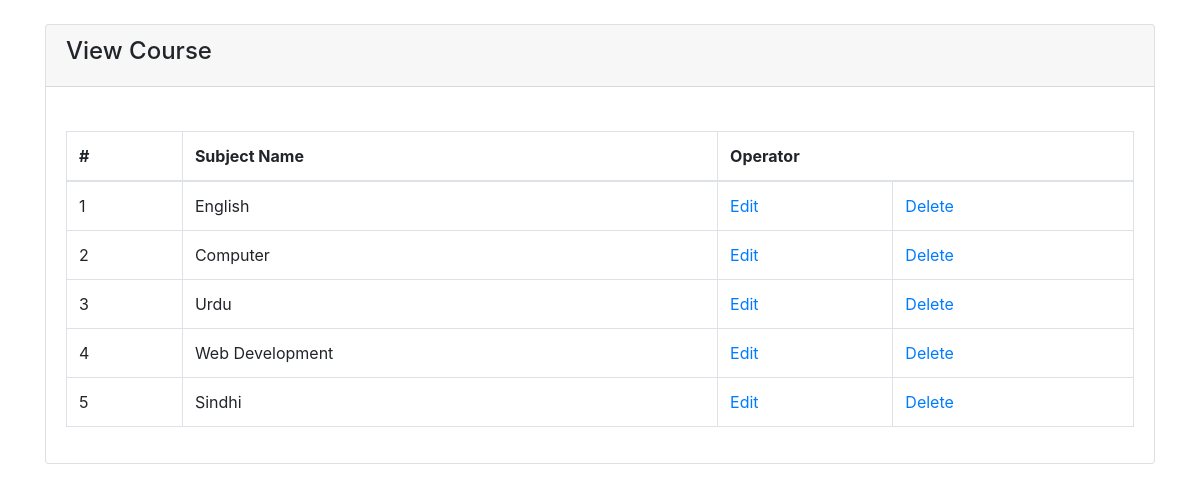
Page /View_course.php on the committed database.
### tables this page shows
CREATE TABLE IF NOT EXISTS `add_course` (
  `course_id` int(11) NOT NULL AUTO_INCREMENT,
  `subject_name` varchar(30) NOT NULL,
  `time` timestamp NOT NULL DEFAULT CURRENT_TIMESTAMP,
  `status` int(1) NOT NULL DEFAULT '1',
  PRIMARY KEY (`course_id`)
);

### View_course.php (the view, shortened to what this page needs)
<?php
    $conn = mysqli_connect('localhost','root','','cms');
?>
<!DOCTYPE html>
<html lang="en">
<head>
     <link rel="stylesheet" href="css/bootstrap.min.css">
     <link rel="stylesheet" href="css/bootstrap-grid.min.css">
     <link rel="stylesheet" href="css/bootstrap-reboot.min.css">
</head>
<body>
        <div class="container">
                <div class="row">
                <div class="col-md-12 mt-4">
                <div class="card">
                        <div class="card-header">
                        <h4 class="title">View Course</h4>
                        </div>
                        <div class="card-body">
                                        <div class="table-responsive">
                                            <table class="table table-bordered table-hover  mt-4">
                                                 <thead>
                                             <tr>
                                                     <th scope="col">#</th>
                                                     <th scope="col">Subject Name</th>
                                                     <th scope="col" colspan="2">Operator</th>
                                             </tr>
                                                 </thead>
                                                        <tbody>
                                                            <?php
                                                                $query="SELECT * FROM `add_course`";
                                                                $data=mysqli_query($conn,$query);
                                                                $i=1;
                                                                if(mysqli_num_rows($data)>0){
                                                                    while($row=mysqli_fetch_array($data)){
                                                                            echo "<tr>
                                                                                  <td>".$i++."</td>
                                                                                  <td>".$row['subject_name']."</td>
                                                                                  <td><a href='Update_course.php?course_id=$row[course_id]'>Edit</a></td>
                                                                                  <td><a href='delete_course.php?course_id=$row[course_id]'>Delete</a></td>
                                                                                </tr>";
                                                                    }
                                                                }else{
                                                                }
                                                            ?>
                                                        </tbody>
                                            </table>
                                        </div>
                      </div>
                </div>
                </div>
                </div>
        </div>
</body>
</html>

### rows in the picture
add_course: subject_name "English"
add_course: subject_name "Computer"
add_course: subject_name "Urdu"
add_course: subject_name "Web Development"
add_course: subject_name "Sindhi"
